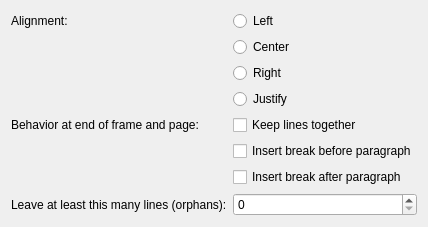
<?xml version="1.0" encoding="UTF-8"?>
<ui version="4.0">
<!--
SPDX-FileCopyrightText: 2024 Carl Schwan <carl@carlschwan.eu>
SPDX-License-Identifier: LGPL-2.0-or-later
-->
 <class>ParagraphLayout</class>
 <widget class="QWidget" name="ParagraphLayout">
  <layout class="QHBoxLayout" name="mainLayout">
   <item>
    <layout class="QFormLayout" name="formLayout">
     <item row="0" column="0">
      <widget class="QLabel" name="distanceLabel">
       <property name="text">
        <string>Alignment:</string>
       </property>
      </widget>
     </item>
     <item row="0" column="1">
      <widget class="QRadioButton" name="left">
       <property name="text">
        <string>Left</string>
       </property>
      </widget>
     </item>
     <item row="1" column="1">
      <widget class="QRadioButton" name="center">
       <property name="text">
        <string>Center</string>
       </property>
      </widget>
     </item>
     <item row="2" column="1">
      <widget class="QRadioButton" name="right">
       <property name="text">
        <string>Right</string>
       </property>
      </widget>
     </item>
     <item row="3" column="1">
      <widget class="QRadioButton" name="justify">
       <property name="text">
        <string>Justify</string>
       </property>
      </widget>
     </item>
     <item row="4" column="0">
      <widget class="QLabel" name="distanceLabel">
       <property name="text">
        <string>Behavior at end of frame and page:</string>
       </property>
      </widget>
     </item>
     <item row="4" column="1">
      <widget class="QCheckBox" name="keepTogether">
       <property name="text">
        <string>Keep lines together</string>
       </property>
      </widget>
     </item>
     <item row="5" column="1">
      <widget class="QCheckBox" name="breakBefore">
       <property name="text">
        <string>Insert break before paragraph</string>
       </property>
      </widget>
     </item>
     <item row="6" column="1">
      <widget class="QCheckBox" name="breakAfter">
       <property name="text">
        <string>Insert break after paragraph</string>
       </property>
      </widget>
     </item>
     <item row="7" column="0">
      <widget class="QLabel" name="label">
       <property name="text">
        <string>Leave at least this many lines (orphans):</string>
       </property>
       <property name="buddy">
        <cstring>threshold</cstring>
       </property>
      </widget>
     </item>
     <item row="7" column="1">
      <widget class="QSpinBox" name="threshold"/>
     </item>
    </layout>
   </item>
  </layout>
 </widget>
</ui>
